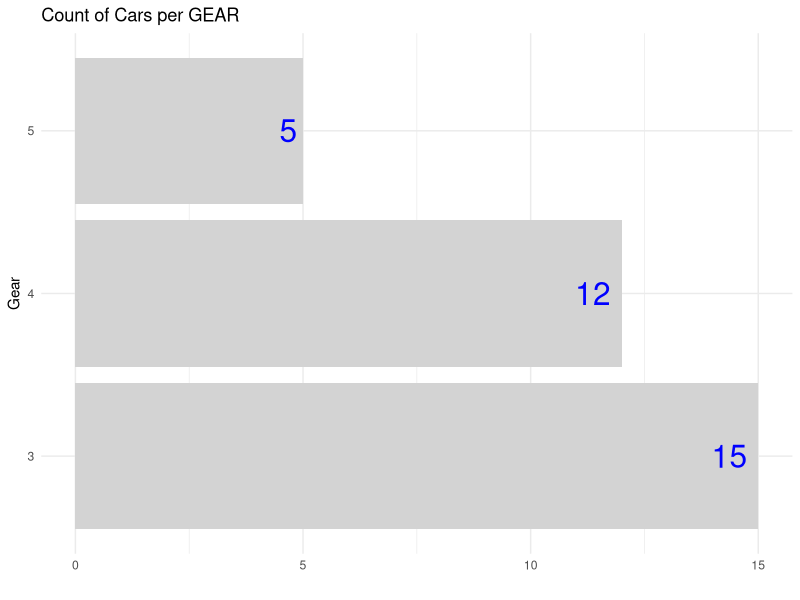
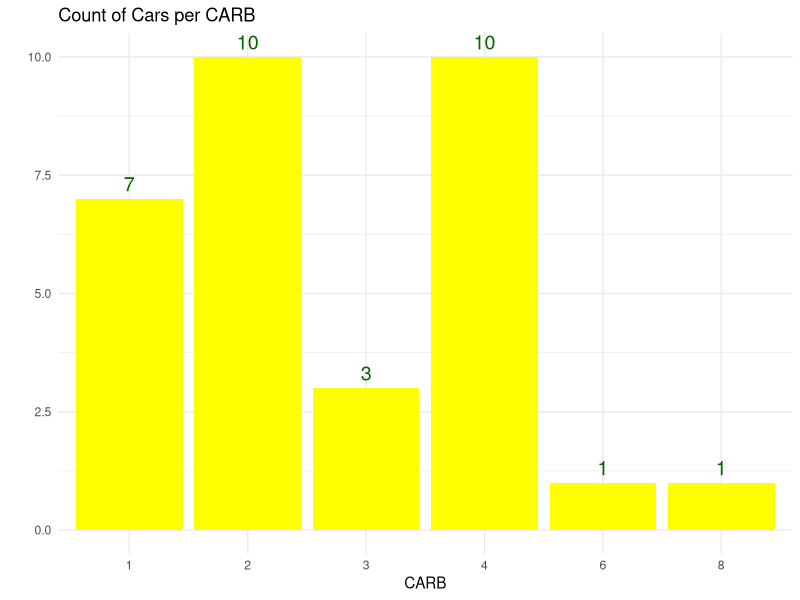
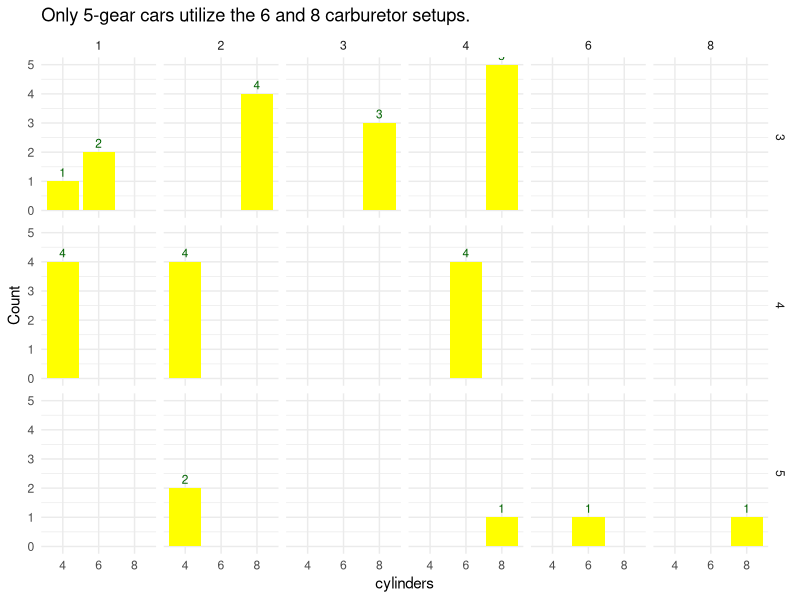

Generate these figures, in order, with R:
# clean memory ------------------------------------------------------------
rm(list = ls())
library(ggplot2)
library(dplyr)

# read in data ------------------------------------------------------------

mtcars

# see data ----------------------------------------------------------

head(mtcars)

# see data types ----------------------------------------------------------

str(mtcars)

# deliverable 1 ----------------------------------------------------------

gearCounts <- mtcars |>
  count(gear)

del1Draft <- ggplot(gearCounts, aes(
    x = n,
    y = factor(gear))) +
  
  geom_col(fill = "lightgray") +
  
  geom_text(aes(label = n),
    color = "blue",
    size = 8,
    hjust = 1.3
  ) +
  
  labs(
    title = "Count of Cars per GEAR",
    x = "",
    y = "Gear"
  ) +
  
  theme_minimal()

del1Draft

# save del1Draft ----------------------------------------------------------

saveRDS(del1Draft, file = "del1Draft.rds")

# deliverable 2 ----------------------------------------------------------

carbCounts <- mtcars %>%
  count(carb)

del2Draft <- ggplot(
  carbCounts,
  aes(
    x = factor(carb),
    y = n
  )
) +
  
  geom_col(fill = "yellow") +
  
  geom_text(
    aes(label = n),
    vjust = -0.5,
    color = "darkgreen",
    size = 5
  ) +
  
  labs(
    title = "Count of Cars per CARB",
    x = "CARB",
    y = ""
  ) +
  
  theme_minimal()

del2Draft


# save del2Draft ----------------------------------------------------------
saveRDS(del2Draft, file = "del2Draft.rds")


# deliverable 3 ----------------------------------------------------------

del3Data <- mtcars |>
  count(gear, carb, cyl)

del3Draft <- ggplot(del3Data,
  aes(x = factor(cyl),
    y = n
  )
) +
  
  geom_col(fill = "yellow") +
  
  geom_text(
    aes(label = n),
    vjust = -0.5,
    color = "darkgreen",
    size = 3
  ) +
  
  facet_grid(
    rows = vars(gear),
    cols = vars(carb)
  ) +
  
  labs(
    title = "Only 5-gear cars utilize the 6 and 8 carburetor setups.",
    x = "cylinders",
    y = "Count"
  ) +
  
  theme_minimal()

del3Draft

# save del3Draft ----------------------------------------------------------

saveRDS(del3Draft, file = "del3Draft.rds")
